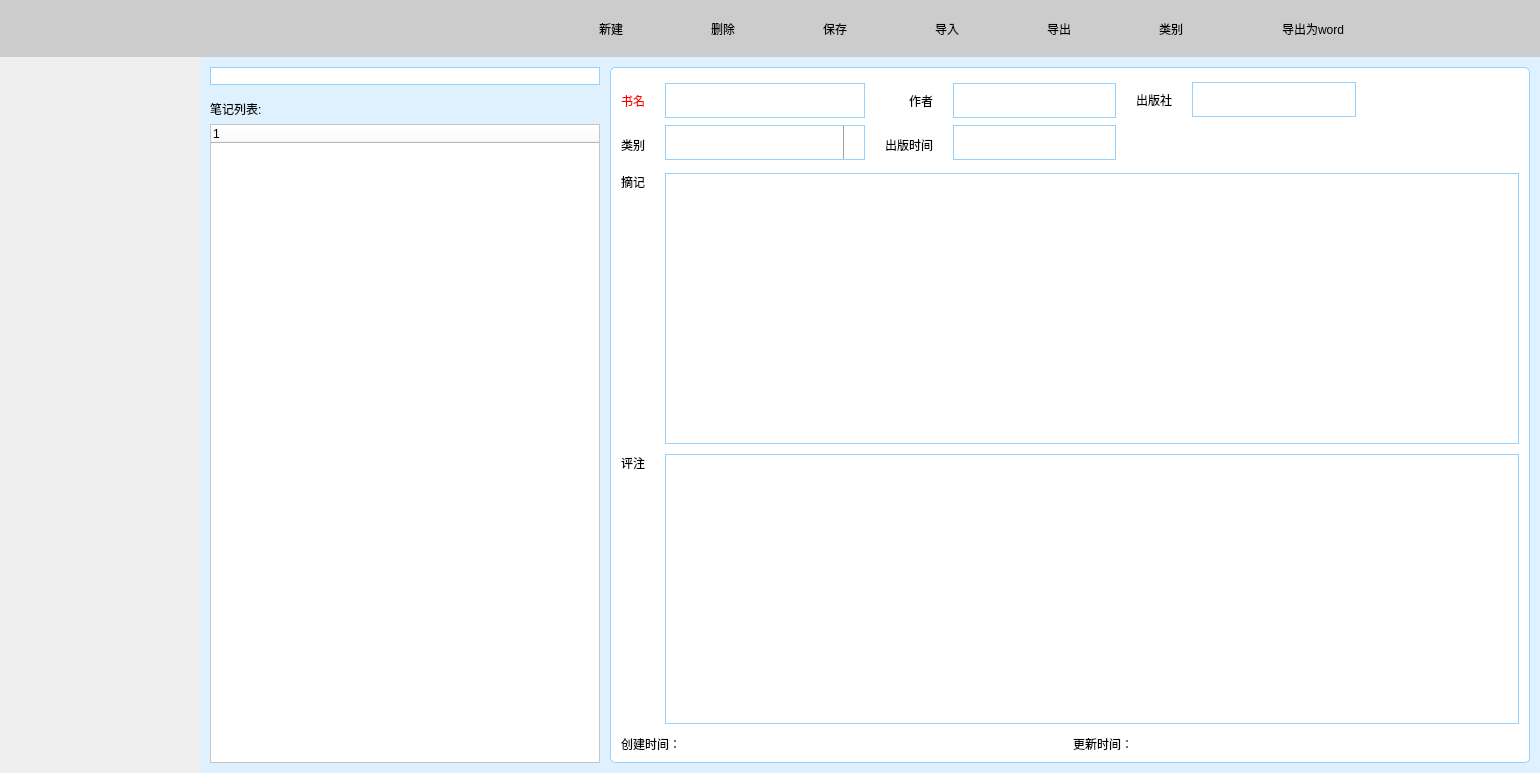
<?xml version="1.0" encoding="UTF-8"?>
<ui version="4.0">
 <class>MainWindow</class>
 <widget class="QMainWindow" name="MainWindow">
  <property name="geometry">
   <rect>
    <x>0</x>
    <y>0</y>
    <width>1540</width>
    <height>773</height>
   </rect>
  </property>
  <property name="minimumSize">
   <size>
    <width>1200</width>
    <height>600</height>
   </size>
  </property>
  <property name="contextMenuPolicy">
   <enum>Qt::NoContextMenu</enum>
  </property>
  <property name="windowTitle">
   <string>读书笔记</string>
  </property>
  <property name="windowIcon">
   <iconset>
    <normalon>:/icon/logo.png</normalon>
   </iconset>
  </property>
  <widget class="QWidget" name="centralWidget">
   <property name="styleSheet">
    <string notr="true">

QWidget#widget_toolbar
{
	background-color:#cccccc;
}
QTreeWidget:treeWidget
{
   color:rgb(255, 255, 255);
}
QLabel
{
	font: 12pt &quot;微软雅黑&quot;;
}

QPushButton
{
	font: 12pt &quot;微软雅黑&quot;;
	border: 0px;
	
}
QToolButton
{
font: 12pt &quot;微软雅黑&quot;;
	border: 0px;
}



QTreeWidget#treeWidget
{
background-color: rgb(255, 255, 255,0);
	border: 0px;
	font: 12pt &quot;微软雅黑&quot;;
}

QWidget#widget_workspace
{
	
	border-image: url(:/icon/l_bj.jpg);
}


QWidget#widget_3
{
	background-color:#eeeeee;
	border: 1px solid #97d2ff;
     border-radius: 5px;
}
QWidget#widget_6
{
	border-image: url(:/icon/42424.jpg);
}
QTreeView::branch:has-children{
	
	
}


QScrollArea#three_scrollArea
{
	background-color: rgb(255, 255, 255);
}

QLineEdit 
{
     border: 1px solid #97d2ff;
     border-radius: 0px;
	 font: 12pt &quot;微软雅黑&quot;;
}

QComboBox
{
     border: 1px solid #97d2ff;
     padding: 1px 2px 1px 2px;
	 font: 12pt &quot;微软雅黑&quot;;
}

QComboBox::drop-down
{
	subcontrol-origin: padding;
    subcontrol-position: top right;
	width: 20px;
    border-left-width:1px;
     border-left-color:  rgba(161, 161, 161);
 	 border-left-style: solid;
}

QComboBox::down-arrow
{
	image: url(:/icon/combox.gif);
}

QComboBox QAbstractItemView
{
	border: 1px solid rgba(161, 161, 161);
}

QTextEdit
{
	border: 1px solid #97d2ff;
	font: 12pt &quot;微软雅黑&quot;;
}

QListWidget
{
	border: 1px solid #97d2ff;
	font: 12pt &quot;微软雅黑&quot;;
}
QWidget#widget_toolbar
{
background-image: url(:/icon/top_bj.jpg);
}
QToolButton::hover
{
	background-color: rgb(51, 51, 51,97);
}</string>
   </property>
   <layout class="QGridLayout" name="gridLayout">
    <property name="leftMargin">
     <number>0</number>
    </property>
    <property name="topMargin">
     <number>0</number>
    </property>
    <property name="rightMargin">
     <number>0</number>
    </property>
    <property name="bottomMargin">
     <number>0</number>
    </property>
    <property name="spacing">
     <number>0</number>
    </property>
    <item row="0" column="0">
     <widget class="QWidget" name="widget" native="true">
      <layout class="QVBoxLayout" name="verticalLayout">
       <property name="spacing">
        <number>0</number>
       </property>
       <property name="leftMargin">
        <number>0</number>
       </property>
       <property name="topMargin">
        <number>0</number>
       </property>
       <property name="rightMargin">
        <number>0</number>
       </property>
       <property name="bottomMargin">
        <number>0</number>
       </property>
       <item>
        <widget class="QWidget" name="widget_toolbar" native="true">
         <property name="minimumSize">
          <size>
           <width>1500</width>
           <height>57</height>
          </size>
         </property>
         <property name="maximumSize">
          <size>
           <width>16777215</width>
           <height>57</height>
          </size>
         </property>
         <property name="styleSheet">
          <string notr="true">color: rgb(255, 255, 255);
QToolButton::menu-indicator{
	image:None;
}</string>
         </property>
         <widget class="QToolButton" name="delfile">
          <property name="geometry">
           <rect>
            <x>668</x>
            <y>0</y>
            <width>110</width>
            <height>57</height>
           </rect>
          </property>
          <property name="minimumSize">
           <size>
            <width>110</width>
            <height>57</height>
           </size>
          </property>
          <property name="maximumSize">
           <size>
            <width>110</width>
            <height>16777215</height>
           </size>
          </property>
          <property name="text">
           <string>删除</string>
          </property>
          <property name="icon">
           <iconset>
            <normalon>:/icon/5.png</normalon>
           </iconset>
          </property>
          <property name="iconSize">
           <size>
            <width>48</width>
            <height>48</height>
           </size>
          </property>
          <property name="toolButtonStyle">
           <enum>Qt::ToolButtonTextBesideIcon</enum>
          </property>
          <property name="autoRaise">
           <bool>true</bool>
          </property>
         </widget>
         <widget class="QToolButton" name="importfile">
          <property name="geometry">
           <rect>
            <x>892</x>
            <y>0</y>
            <width>110</width>
            <height>57</height>
           </rect>
          </property>
          <property name="minimumSize">
           <size>
            <width>110</width>
            <height>57</height>
           </size>
          </property>
          <property name="maximumSize">
           <size>
            <width>110</width>
            <height>16777215</height>
           </size>
          </property>
          <property name="text">
           <string>导入</string>
          </property>
          <property name="icon">
           <iconset>
            <normalon>:/icon/8.png</normalon>
           </iconset>
          </property>
          <property name="iconSize">
           <size>
            <width>48</width>
            <height>48</height>
           </size>
          </property>
          <property name="toolButtonStyle">
           <enum>Qt::ToolButtonTextBesideIcon</enum>
          </property>
         </widget>
         <widget class="QToolButton" name="newfile">
          <property name="geometry">
           <rect>
            <x>556</x>
            <y>0</y>
            <width>110</width>
            <height>57</height>
           </rect>
          </property>
          <property name="minimumSize">
           <size>
            <width>110</width>
            <height>57</height>
           </size>
          </property>
          <property name="maximumSize">
           <size>
            <width>110</width>
            <height>16777215</height>
           </size>
          </property>
          <property name="text">
           <string>新建</string>
          </property>
          <property name="icon">
           <iconset>
            <normalon>:/icon/1.png</normalon>
           </iconset>
          </property>
          <property name="iconSize">
           <size>
            <width>48</width>
            <height>48</height>
           </size>
          </property>
          <property name="checkable">
           <bool>false</bool>
          </property>
          <property name="toolButtonStyle">
           <enum>Qt::ToolButtonTextBesideIcon</enum>
          </property>
          <property name="autoRaise">
           <bool>true</bool>
          </property>
         </widget>
         <widget class="QToolButton" name="categorys">
          <property name="geometry">
           <rect>
            <x>1116</x>
            <y>0</y>
            <width>110</width>
            <height>57</height>
           </rect>
          </property>
          <property name="minimumSize">
           <size>
            <width>110</width>
            <height>57</height>
           </size>
          </property>
          <property name="maximumSize">
           <size>
            <width>110</width>
            <height>16777215</height>
           </size>
          </property>
          <property name="text">
           <string>类别</string>
          </property>
          <property name="icon">
           <iconset>
            <normalon>:/icon/4.png</normalon>
           </iconset>
          </property>
          <property name="iconSize">
           <size>
            <width>48</width>
            <height>48</height>
           </size>
          </property>
          <property name="toolButtonStyle">
           <enum>Qt::ToolButtonTextBesideIcon</enum>
          </property>
         </widget>
         <widget class="QToolButton" name="savefile">
          <property name="geometry">
           <rect>
            <x>780</x>
            <y>0</y>
            <width>110</width>
            <height>57</height>
           </rect>
          </property>
          <property name="minimumSize">
           <size>
            <width>110</width>
            <height>57</height>
           </size>
          </property>
          <property name="maximumSize">
           <size>
            <width>110</width>
            <height>16777215</height>
           </size>
          </property>
          <property name="text">
           <string>保存</string>
          </property>
          <property name="icon">
           <iconset>
            <normalon>:/icon/6.png</normalon>
           </iconset>
          </property>
          <property name="iconSize">
           <size>
            <width>48</width>
            <height>48</height>
           </size>
          </property>
          <property name="toolButtonStyle">
           <enum>Qt::ToolButtonTextBesideIcon</enum>
          </property>
         </widget>
         <widget class="QToolButton" name="restorefile">
          <property name="geometry">
           <rect>
            <x>1004</x>
            <y>0</y>
            <width>110</width>
            <height>57</height>
           </rect>
          </property>
          <property name="minimumSize">
           <size>
            <width>110</width>
            <height>57</height>
           </size>
          </property>
          <property name="maximumSize">
           <size>
            <width>110</width>
            <height>16777215</height>
           </size>
          </property>
          <property name="text">
           <string>导出</string>
          </property>
          <property name="icon">
           <iconset>
            <normalon>:/icon/3.png</normalon>
           </iconset>
          </property>
          <property name="iconSize">
           <size>
            <width>48</width>
            <height>48</height>
           </size>
          </property>
          <property name="toolButtonStyle">
           <enum>Qt::ToolButtonTextBesideIcon</enum>
          </property>
         </widget>
         <widget class="QLabel" name="label_7">
          <property name="geometry">
           <rect>
            <x>5</x>
            <y>9</y>
            <width>259</width>
            <height>39</height>
           </rect>
          </property>
          <property name="minimumSize">
           <size>
            <width>259</width>
            <height>39</height>
           </size>
          </property>
          <property name="maximumSize">
           <size>
            <width>259</width>
            <height>39</height>
           </size>
          </property>
          <property name="styleSheet">
           <string notr="true">border-image: url(:/icon/title.png);</string>
          </property>
          <property name="text">
           <string/>
          </property>
         </widget>
         <widget class="QToolButton" name="toword">
          <property name="geometry">
           <rect>
            <x>1228</x>
            <y>0</y>
            <width>170</width>
            <height>57</height>
           </rect>
          </property>
          <property name="minimumSize">
           <size>
            <width>170</width>
            <height>57</height>
           </size>
          </property>
          <property name="maximumSize">
           <size>
            <width>180</width>
            <height>16777215</height>
           </size>
          </property>
          <property name="text">
           <string>导出为word</string>
          </property>
          <property name="icon">
           <iconset>
            <normalon>:/icon/2.png</normalon>
           </iconset>
          </property>
          <property name="iconSize">
           <size>
            <width>48</width>
            <height>48</height>
           </size>
          </property>
          <property name="toolButtonStyle">
           <enum>Qt::ToolButtonTextBesideIcon</enum>
          </property>
          <property name="autoRaise">
           <bool>true</bool>
          </property>
         </widget>
        </widget>
       </item>
       <item>
        <widget class="QWidget" name="widget_workspace" native="true">
         <property name="minimumSize">
          <size>
           <width>0</width>
           <height>631</height>
          </size>
         </property>
         <layout class="QHBoxLayout" name="horizontalLayout">
          <property name="spacing">
           <number>0</number>
          </property>
          <property name="leftMargin">
           <number>0</number>
          </property>
          <property name="topMargin">
           <number>0</number>
          </property>
          <property name="rightMargin">
           <number>0</number>
          </property>
          <property name="bottomMargin">
           <number>0</number>
          </property>
          <item>
           <widget class="QTreeWidget" name="treeWidget">
            <property name="maximumSize">
             <size>
              <width>200</width>
              <height>16777215</height>
             </size>
            </property>
            <property name="font">
             <font>
              <family>微软雅黑</family>
              <pointsize>12</pointsize>
              <weight>50</weight>
              <italic>false</italic>
              <bold>false</bold>
             </font>
            </property>
            <property name="contextMenuPolicy">
             <enum>Qt::CustomContextMenu</enum>
            </property>
            <property name="styleSheet">
             <string notr="true">color: rgb(255, 255, 255);
border-image: url(:/icon/左边树背景top.png);</string>
            </property>
            <property name="frameShadow">
             <enum>QFrame::Plain</enum>
            </property>
            <attribute name="headerVisible">
             <bool>false</bool>
            </attribute>
            <column>
             <property name="text">
              <string notr="true">1</string>
             </property>
            </column>
           </widget>
          </item>
          <item>
           <widget class="QWidget" name="widget_6" native="true">
            <property name="minimumSize">
             <size>
              <width>0</width>
              <height>500</height>
             </size>
            </property>
            <property name="maximumSize">
             <size>
              <width>16777215</width>
              <height>16777215</height>
             </size>
            </property>
            <property name="autoFillBackground">
             <bool>false</bool>
            </property>
            <property name="styleSheet">
             <string notr="true"/>
            </property>
            <layout class="QHBoxLayout" name="horizontalLayout_11">
             <property name="leftMargin">
              <number>0</number>
             </property>
             <property name="topMargin">
              <number>0</number>
             </property>
             <property name="rightMargin">
              <number>0</number>
             </property>
             <property name="bottomMargin">
              <number>0</number>
             </property>
             <item>
              <widget class="QWidget" name="hh" native="true">
               <property name="autoFillBackground">
                <bool>false</bool>
               </property>
               <property name="styleSheet">
                <string notr="true">background-color: rgb(223, 241, 255);</string>
               </property>
               <layout class="QHBoxLayout" name="horizontalLayout_10">
                <property name="spacing">
                 <number>0</number>
                </property>
                <property name="leftMargin">
                 <number>10</number>
                </property>
                <property name="topMargin">
                 <number>10</number>
                </property>
                <property name="rightMargin">
                 <number>10</number>
                </property>
                <property name="bottomMargin">
                 <number>10</number>
                </property>
                <item>
                 <widget class="QWidget" name="widget_2" native="true">
                  <property name="minimumSize">
                   <size>
                    <width>250</width>
                    <height>0</height>
                   </size>
                  </property>
                  <property name="maximumSize">
                   <size>
                    <width>400</width>
                    <height>16777215</height>
                   </size>
                  </property>
                  <property name="styleSheet">
                   <string notr="true">background-color: rgb(223, 241, 255);</string>
                  </property>
                  <layout class="QVBoxLayout" name="verticalLayout_3">
                   <property name="spacing">
                    <number>15</number>
                   </property>
                   <property name="leftMargin">
                    <number>0</number>
                   </property>
                   <property name="topMargin">
                    <number>0</number>
                   </property>
                   <property name="rightMargin">
                    <number>10</number>
                   </property>
                   <property name="bottomMargin">
                    <number>0</number>
                   </property>
                   <item>
                    <widget class="QFrame" name="frame_4">
                     <property name="maximumSize">
                      <size>
                       <width>1677215</width>
                       <height>35</height>
                      </size>
                     </property>
                     <property name="cursor">
                      <cursorShape>ArrowCursor</cursorShape>
                     </property>
                     <property name="styleSheet">
                      <string notr="true">background-color: rgb(255, 255, 255);
border: 1px solid #97d2ff;
</string>
                     </property>
                     <property name="frameShape">
                      <enum>QFrame::Box</enum>
                     </property>
                     <layout class="QHBoxLayout" name="horizontalLayout_9">
                      <property name="spacing">
                       <number>0</number>
                      </property>
                      <property name="leftMargin">
                       <number>0</number>
                      </property>
                      <property name="topMargin">
                       <number>0</number>
                      </property>
                      <property name="rightMargin">
                       <number>0</number>
                      </property>
                      <property name="bottomMargin">
                       <number>0</number>
                      </property>
                      <item>
                       <widget class="QPushButton" name="ss">
                        <property name="maximumSize">
                         <size>
                          <width>38</width>
                          <height>38</height>
                         </size>
                        </property>
                        <property name="cursor">
                         <cursorShape>ArrowCursor</cursorShape>
                        </property>
                        <property name="styleSheet">
                         <string notr="true">border:0px</string>
                        </property>
                        <property name="text">
                         <string/>
                        </property>
                        <property name="icon">
                         <iconset>
                          <normalon>:/icon/ss.png</normalon>
                         </iconset>
                        </property>
                        <property name="iconSize">
                         <size>
                          <width>50</width>
                          <height>50</height>
                         </size>
                        </property>
                       </widget>
                      </item>
                      <item>
                       <widget class="QLineEdit" name="searchword">
                        <property name="styleSheet">
                         <string notr="true">border:0px</string>
                        </property>
                       </widget>
                      </item>
                     </layout>
                    </widget>
                   </item>
                   <item>
                    <layout class="QVBoxLayout" name="verticalLayout_2">
                     <item>
                      <widget class="QLabel" name="label">
                       <property name="text">
                        <string>笔记列表:</string>
                       </property>
                      </widget>
                     </item>
                     <item>
                      <widget class="QTreeWidget" name="searchresults">
                       <property name="styleSheet">
                        <string notr="true">background-color: rgb(255, 255, 255);
font: 12pt &quot;微软雅黑&quot;;</string>
                       </property>
                       <column>
                        <property name="text">
                         <string notr="true">1</string>
                        </property>
                       </column>
                      </widget>
                     </item>
                    </layout>
                   </item>
                  </layout>
                 </widget>
                </item>
                <item>
                 <widget class="QWidget" name="widget_3" native="true">
                  <property name="maximumSize">
                   <size>
                    <width>1400</width>
                    <height>16777215</height>
                   </size>
                  </property>
                  <property name="styleSheet">
                   <string notr="true">background-color: rgb(255, 255, 255);</string>
                  </property>
                  <layout class="QVBoxLayout" name="verticalLayout_6">
                   <property name="spacing">
                    <number>10</number>
                   </property>
                   <property name="topMargin">
                    <number>15</number>
                   </property>
                   <property name="bottomMargin">
                    <number>9</number>
                   </property>
                   <item>
                    <layout class="QHBoxLayout" name="horizontalLayout_5">
                     <property name="spacing">
                      <number>20</number>
                     </property>
                     <item>
                      <layout class="QVBoxLayout" name="verticalLayout_8">
                       <item>
                        <widget class="QLabel" name="bookname">
                         <property name="styleSheet">
                          <string notr="true">color: rgb(255, 0, 0);</string>
                         </property>
                         <property name="text">
                          <string>书名</string>
                         </property>
                        </widget>
                       </item>
                       <item>
                        <widget class="QLabel" name="category">
                         <property name="text">
                          <string>类别</string>
                         </property>
                        </widget>
                       </item>
                      </layout>
                     </item>
                     <item>
                      <layout class="QVBoxLayout" name="verticalLayout_10">
                       <item>
                        <widget class="QLineEdit" name="nameEd">
                         <property name="minimumSize">
                          <size>
                           <width>200</width>
                           <height>35</height>
                          </size>
                         </property>
                         <property name="maximumSize">
                          <size>
                           <width>500</width>
                           <height>16777215</height>
                          </size>
                         </property>
                         <property name="styleSheet">
                          <string notr="true"/>
                         </property>
                        </widget>
                       </item>
                       <item>
                        <widget class="QComboBox" name="categoryBox">
                         <property name="minimumSize">
                          <size>
                           <width>200</width>
                           <height>35</height>
                          </size>
                         </property>
                         <property name="maximumSize">
                          <size>
                           <width>500</width>
                           <height>16777215</height>
                          </size>
                         </property>
                        </widget>
                       </item>
                      </layout>
                     </item>
                     <item>
                      <layout class="QVBoxLayout" name="verticalLayout_11">
                       <item>
                        <widget class="QLabel" name="label_2">
                         <property name="text">
                          <string>作者</string>
                         </property>
                         <property name="alignment">
                          <set>Qt::AlignRight|Qt::AlignTrailing|Qt::AlignVCenter</set>
                         </property>
                        </widget>
                       </item>
                       <item>
                        <widget class="QLabel" name="label_3">
                         <property name="text">
                          <string>出版时间</string>
                         </property>
                        </widget>
                       </item>
                      </layout>
                     </item>
                     <item>
                      <layout class="QVBoxLayout" name="verticalLayout_12">
                       <item>
                        <widget class="QLineEdit" name="author">
                         <property name="minimumSize">
                          <size>
                           <width>0</width>
                           <height>35</height>
                          </size>
                         </property>
                         <property name="maximumSize">
                          <size>
                           <width>300</width>
                           <height>16777215</height>
                          </size>
                         </property>
                        </widget>
                       </item>
                       <item>
                        <widget class="QLineEdit" name="madetime">
                         <property name="minimumSize">
                          <size>
                           <width>100</width>
                           <height>35</height>
                          </size>
                         </property>
                         <property name="maximumSize">
                          <size>
                           <width>300</width>
                           <height>16777215</height>
                          </size>
                         </property>
                        </widget>
                       </item>
                      </layout>
                     </item>
                     <item>
                      <layout class="QVBoxLayout" name="verticalLayout_13">
                       <item>
                        <widget class="QLabel" name="label_6">
                         <property name="text">
                          <string>出版社</string>
                         </property>
                        </widget>
                       </item>
                       <item>
                        <widget class="QLabel" name="label_8">
                         <property name="minimumSize">
                          <size>
                           <width>0</width>
                           <height>40</height>
                          </size>
                         </property>
                         <property name="text">
                          <string/>
                         </property>
                        </widget>
                       </item>
                      </layout>
                     </item>
                     <item>
                      <layout class="QVBoxLayout" name="verticalLayout_14">
                       <item>
                        <widget class="QLineEdit" name="place">
                         <property name="minimumSize">
                          <size>
                           <width>0</width>
                           <height>35</height>
                          </size>
                         </property>
                         <property name="maximumSize">
                          <size>
                           <width>600</width>
                           <height>16777215</height>
                          </size>
                         </property>
                        </widget>
                       </item>
                       <item>
                        <widget class="QLabel" name="label_9">
                         <property name="minimumSize">
                          <size>
                           <width>0</width>
                           <height>40</height>
                          </size>
                         </property>
                         <property name="text">
                          <string/>
                         </property>
                        </widget>
                       </item>
                      </layout>
                     </item>
                     <item>
                      <spacer name="horizontalSpacer_5">
                       <property name="orientation">
                        <enum>Qt::Horizontal</enum>
                       </property>
                       <property name="sizeHint" stdset="0">
                        <size>
                         <width>40</width>
                         <height>20</height>
                        </size>
                       </property>
                      </spacer>
                     </item>
                    </layout>
                   </item>
                   <item>
                    <layout class="QHBoxLayout" name="horizontalLayout_6">
                     <property name="spacing">
                      <number>20</number>
                     </property>
                     <item>
                      <layout class="QVBoxLayout" name="verticalLayout_4">
                       <item>
                        <widget class="QLabel" name="label_4">
                         <property name="text">
                          <string>摘记</string>
                         </property>
                        </widget>
                       </item>
                       <item>
                        <spacer name="verticalSpacer">
                         <property name="orientation">
                          <enum>Qt::Vertical</enum>
                         </property>
                         <property name="sizeHint" stdset="0">
                          <size>
                           <width>20</width>
                           <height>40</height>
                          </size>
                         </property>
                        </spacer>
                       </item>
                      </layout>
                     </item>
                     <item>
                      <widget class="QTextEdit" name="note">
                       <property name="frameShadow">
                        <enum>QFrame::Plain</enum>
                       </property>
                      </widget>
                     </item>
                    </layout>
                   </item>
                   <item>
                    <layout class="QHBoxLayout" name="horizontalLayout_7">
                     <property name="spacing">
                      <number>20</number>
                     </property>
                     <item>
                      <layout class="QVBoxLayout" name="verticalLayout_5">
                       <property name="spacing">
                        <number>0</number>
                       </property>
                       <item>
                        <widget class="QLabel" name="label_5">
                         <property name="text">
                          <string>评注</string>
                         </property>
                        </widget>
                       </item>
                       <item>
                        <spacer name="verticalSpacer_2">
                         <property name="orientation">
                          <enum>Qt::Vertical</enum>
                         </property>
                         <property name="sizeHint" stdset="0">
                          <size>
                           <width>20</width>
                           <height>40</height>
                          </size>
                         </property>
                        </spacer>
                       </item>
                      </layout>
                     </item>
                     <item>
                      <widget class="QTextEdit" name="feeling">
                       <property name="frameShadow">
                        <enum>QFrame::Plain</enum>
                       </property>
                      </widget>
                     </item>
                    </layout>
                   </item>
                   <item>
                    <layout class="QHBoxLayout" name="horizontalLayout_4">
                     <item>
                      <layout class="QHBoxLayout" name="horizontalLayout_2">
                       <item>
                        <widget class="QLabel" name="label_cretetime">
                         <property name="text">
                          <string>创建时间：</string>
                         </property>
                        </widget>
                       </item>
                       <item>
                        <widget class="QLabel" name="createtime">
                         <property name="minimumSize">
                          <size>
                           <width>80</width>
                           <height>0</height>
                          </size>
                         </property>
                         <property name="text">
                          <string/>
                         </property>
                        </widget>
                       </item>
                       <item>
                        <spacer name="horizontalSpacer">
                         <property name="orientation">
                          <enum>Qt::Horizontal</enum>
                         </property>
                         <property name="sizeHint" stdset="0">
                          <size>
                           <width>40</width>
                           <height>20</height>
                          </size>
                         </property>
                        </spacer>
                       </item>
                      </layout>
                     </item>
                     <item>
                      <layout class="QHBoxLayout" name="horizontalLayout_3">
                       <item>
                        <widget class="QLabel" name="label_updatetime">
                         <property name="text">
                          <string>更新时间：</string>
                         </property>
                        </widget>
                       </item>
                       <item>
                        <widget class="QLabel" name="updatetime">
                         <property name="minimumSize">
                          <size>
                           <width>80</width>
                           <height>0</height>
                          </size>
                         </property>
                         <property name="text">
                          <string/>
                         </property>
                        </widget>
                       </item>
                       <item>
                        <spacer name="horizontalSpacer_2">
                         <property name="orientation">
                          <enum>Qt::Horizontal</enum>
                         </property>
                         <property name="sizeHint" stdset="0">
                          <size>
                           <width>40</width>
                           <height>20</height>
                          </size>
                         </property>
                        </spacer>
                       </item>
                      </layout>
                     </item>
                    </layout>
                   </item>
                  </layout>
                 </widget>
                </item>
               </layout>
              </widget>
             </item>
            </layout>
           </widget>
          </item>
         </layout>
        </widget>
       </item>
      </layout>
     </widget>
    </item>
   </layout>
  </widget>
 </widget>
 <layoutdefault spacing="6" margin="11"/>
 <tabstops>
  <tabstop>nameEd</tabstop>
  <tabstop>author</tabstop>
  <tabstop>place</tabstop>
  <tabstop>categoryBox</tabstop>
  <tabstop>madetime</tabstop>
  <tabstop>note</tabstop>
  <tabstop>newfile</tabstop>
  <tabstop>delfile</tabstop>
  <tabstop>savefile</tabstop>
  <tabstop>importfile</tabstop>
  <tabstop>restorefile</tabstop>
  <tabstop>categorys</tabstop>
  <tabstop>searchword</tabstop>
  <tabstop>ss</tabstop>
  <tabstop>searchresults</tabstop>
  <tabstop>treeWidget</tabstop>
 </tabstops>
 <resources/>
 <connections/>
</ui>
